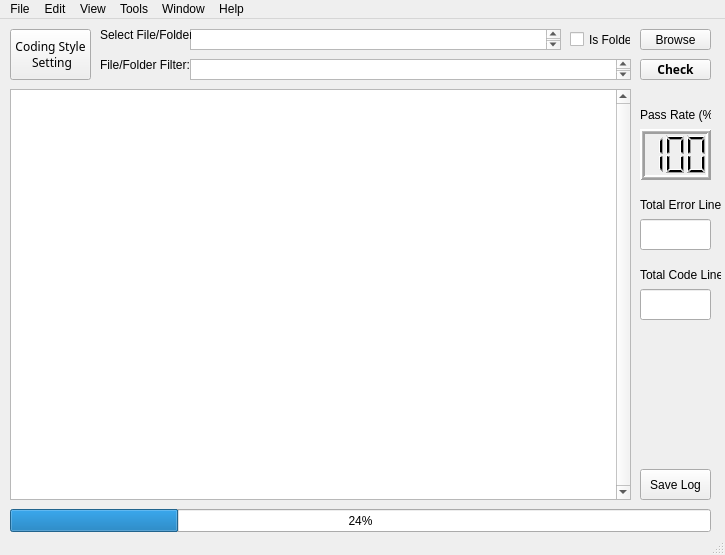
<?xml version="1.0" encoding="UTF-8"?>
<ui version="4.0">
 <class>MainWindow</class>
 <widget class="QMainWindow" name="MainWindow">
  <property name="geometry">
   <rect>
    <x>0</x>
    <y>0</y>
    <width>725</width>
    <height>555</height>
   </rect>
  </property>
  <property name="windowTitle">
   <string>MCUXpresso SDK Coding Style Checker</string>
  </property>
  <widget class="QWidget" name="centralwidget">
   <widget class="QPushButton" name="pushButton_codingStyleSetting">
    <property name="geometry">
     <rect>
      <x>10</x>
      <y>10</y>
      <width>81</width>
      <height>51</height>
     </rect>
    </property>
    <property name="font">
     <font>
      <family>微软雅黑</family>
      <pointsize>9</pointsize>
     </font>
    </property>
    <property name="text">
     <string>Coding Style 
 Setting</string>
    </property>
   </widget>
   <widget class="QTextEdit" name="textEdit_log">
    <property name="geometry">
     <rect>
      <x>10</x>
      <y>70</y>
      <width>621</width>
      <height>411</height>
     </rect>
    </property>
    <property name="verticalScrollBarPolicy">
     <enum>Qt::ScrollBarAlwaysOn</enum>
    </property>
   </widget>
   <widget class="QProgressBar" name="progressBar">
    <property name="geometry">
     <rect>
      <x>10</x>
      <y>490</y>
      <width>701</width>
      <height>23</height>
     </rect>
    </property>
    <property name="value">
     <number>24</number>
    </property>
   </widget>
   <widget class="QTextEdit" name="textEdit_fileFolderFilter">
    <property name="geometry">
     <rect>
      <x>190</x>
      <y>40</y>
      <width>441</width>
      <height>21</height>
     </rect>
    </property>
   </widget>
   <widget class="QLabel" name="label_fileFolderFilter">
    <property name="geometry">
     <rect>
      <x>100</x>
      <y>30</y>
      <width>91</width>
      <height>31</height>
     </rect>
    </property>
    <property name="text">
     <string>File/Folder Filter:</string>
    </property>
   </widget>
   <widget class="QTextEdit" name="textEdit_inputFileFolder">
    <property name="geometry">
     <rect>
      <x>190</x>
      <y>10</y>
      <width>371</width>
      <height>21</height>
     </rect>
    </property>
   </widget>
   <widget class="QLabel" name="label_selectFileFolder">
    <property name="geometry">
     <rect>
      <x>100</x>
      <y>0</y>
      <width>91</width>
      <height>31</height>
     </rect>
    </property>
    <property name="text">
     <string>Select File/Folder:</string>
    </property>
   </widget>
   <widget class="QPushButton" name="pushButton_browseFileFolder">
    <property name="geometry">
     <rect>
      <x>640</x>
      <y>10</y>
      <width>71</width>
      <height>21</height>
     </rect>
    </property>
    <property name="text">
     <string>Browse</string>
    </property>
   </widget>
   <widget class="QCheckBox" name="checkBox_isFolder">
    <property name="geometry">
     <rect>
      <x>570</x>
      <y>10</y>
      <width>61</width>
      <height>21</height>
     </rect>
    </property>
    <property name="text">
     <string>Is Folder</string>
    </property>
   </widget>
   <widget class="QPushButton" name="pushButton_doCheck">
    <property name="geometry">
     <rect>
      <x>640</x>
      <y>40</y>
      <width>71</width>
      <height>21</height>
     </rect>
    </property>
    <property name="font">
     <font>
      <family>微软雅黑</family>
      <weight>75</weight>
      <bold>true</bold>
     </font>
    </property>
    <property name="text">
     <string>Check</string>
    </property>
   </widget>
   <widget class="QPushButton" name="pushButton_saveLog">
    <property name="geometry">
     <rect>
      <x>640</x>
      <y>450</y>
      <width>71</width>
      <height>31</height>
     </rect>
    </property>
    <property name="text">
     <string>Save Log</string>
    </property>
   </widget>
   <widget class="QLabel" name="label_passRate">
    <property name="geometry">
     <rect>
      <x>640</x>
      <y>80</y>
      <width>71</width>
      <height>31</height>
     </rect>
    </property>
    <property name="text">
     <string>Pass Rate (%)</string>
    </property>
   </widget>
   <widget class="QLCDNumber" name="lcdNumber_passRate">
    <property name="geometry">
     <rect>
      <x>640</x>
      <y>110</y>
      <width>71</width>
      <height>51</height>
     </rect>
    </property>
    <property name="lineWidth">
     <number>2</number>
    </property>
    <property name="midLineWidth">
     <number>1</number>
    </property>
    <property name="digitCount">
     <number>3</number>
    </property>
    <property name="mode">
     <enum>QLCDNumber::Dec</enum>
    </property>
    <property name="value" stdset="0">
     <double>100.000000000000000</double>
    </property>
   </widget>
   <widget class="QLabel" name="label_totalErrorLines">
    <property name="geometry">
     <rect>
      <x>640</x>
      <y>170</y>
      <width>81</width>
      <height>31</height>
     </rect>
    </property>
    <property name="text">
     <string>Total Error Lines</string>
    </property>
   </widget>
   <widget class="QLabel" name="label_totalCodeLines">
    <property name="geometry">
     <rect>
      <x>640</x>
      <y>240</y>
      <width>81</width>
      <height>31</height>
     </rect>
    </property>
    <property name="text">
     <string>Total Code Lines</string>
    </property>
   </widget>
   <widget class="QLineEdit" name="lineEdit_totalCodeLines">
    <property name="geometry">
     <rect>
      <x>640</x>
      <y>270</y>
      <width>71</width>
      <height>31</height>
     </rect>
    </property>
    <property name="text">
     <string/>
    </property>
    <property name="alignment">
     <set>Qt::AlignCenter</set>
    </property>
    <property name="readOnly">
     <bool>true</bool>
    </property>
   </widget>
   <widget class="QLineEdit" name="lineEdit_totalErrorLines">
    <property name="geometry">
     <rect>
      <x>640</x>
      <y>200</y>
      <width>71</width>
      <height>31</height>
     </rect>
    </property>
    <property name="alignment">
     <set>Qt::AlignCenter</set>
    </property>
    <property name="readOnly">
     <bool>true</bool>
    </property>
   </widget>
  </widget>
  <widget class="QMenuBar" name="menubar">
   <property name="geometry">
    <rect>
     <x>0</x>
     <y>0</y>
     <width>725</width>
     <height>21</height>
    </rect>
   </property>
   <widget class="QMenu" name="menuFile">
    <property name="title">
     <string>File</string>
    </property>
   </widget>
   <widget class="QMenu" name="menuEdit">
    <property name="title">
     <string>Edit</string>
    </property>
   </widget>
   <widget class="QMenu" name="menuView">
    <property name="title">
     <string>View</string>
    </property>
   </widget>
   <widget class="QMenu" name="menuTools">
    <property name="title">
     <string>Tools</string>
    </property>
   </widget>
   <widget class="QMenu" name="menuWindow">
    <property name="title">
     <string>Window</string>
    </property>
   </widget>
   <widget class="QMenu" name="menuHelp">
    <property name="title">
     <string>Help</string>
    </property>
    <addaction name="separator"/>
    <addaction name="actionMenuHelpHomePage"/>
    <addaction name="actionMenuHelpAboutAuthor"/>
    <addaction name="actionMenuHelpRevisionHistory"/>
    <addaction name="separator"/>
   </widget>
   <addaction name="menuFile"/>
   <addaction name="menuEdit"/>
   <addaction name="menuView"/>
   <addaction name="menuTools"/>
   <addaction name="menuWindow"/>
   <addaction name="menuHelp"/>
  </widget>
  <widget class="QStatusBar" name="statusbar"/>
  <action name="actionMenuHelpHomePage">
   <property name="text">
    <string>Home Page</string>
   </property>
   <property name="autoRepeat">
    <bool>true</bool>
   </property>
  </action>
  <action name="actionMenuHelpAboutAuthor">
   <property name="text">
    <string>About Author</string>
   </property>
  </action>
  <action name="actionMenuHelpRevisionHistory">
   <property name="text">
    <string>Revision History</string>
   </property>
  </action>
 </widget>
 <resources/>
 <connections/>
</ui>
